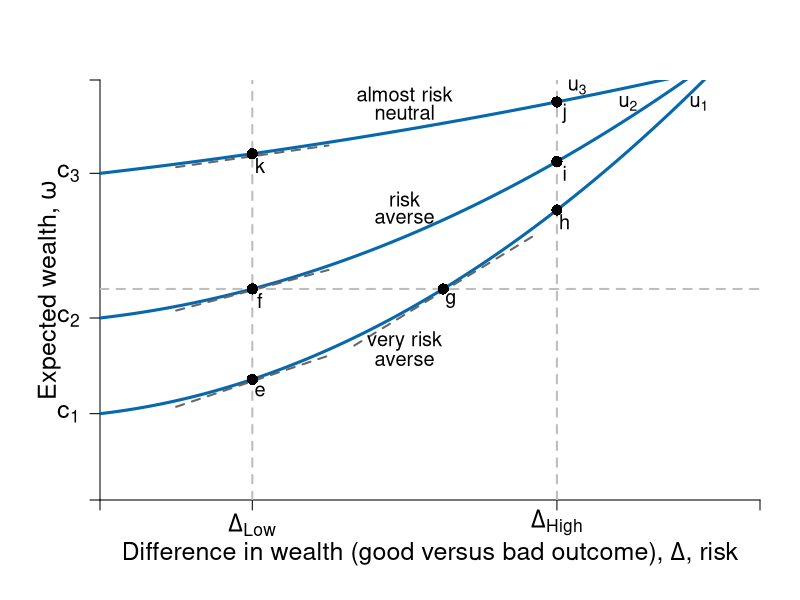

Recreate this plot in R.
require(ggplot2)
require(shape)
#library(RColorBrewer)
pdf(file = "risk/risks_low_very.pdf", width = 9, height = 7)

#Set parameters for graphics
axislabelsize <- 1.5
labelsize <- 1.2
graphlinewidth <- 3
segmentlinewidth <- 2
a <- c(2, 4, 6)


COL <- c("#7fc97f", "#beaed4", "#fdc086", "#ffff99", "#386cb0", "#f0027f", "#bf5b17", "#666666")
COLA <- c("#e0f3db", "#99d8c9","#66c2a4","#41ae76", "#238b45", "#005824")
COLB <- c("#c6dbef", "#4eb3d3", "#2b8cbe", "#0868ac","#084081")
COLC <- c("#fcfbfd", "#efedf5", "#dadaeb", "#bcbddc", "#9e9ac8", "#807dba", "#6a51a3", "#54278f", "#3f007d")

par(mar =  c(5, 5, 4, 2))
xlims <- c(0, 13)
ylims <- c(0, 18)

riskreturn <- function(g, int1 = 14, int2 = 4, coeff = 1/3){
  int1 - (int2 - (coeff)*g)^2
}

uA <- function(omega, g, slope = 0.5){
  omega + omega*g  - slope*g^2
}

indiffA <- function(g, intercept = 3.7, slope1 = 0.25, slope2 = 0.08){
  intercept  + slope1*g + slope2*g^2
}

slopeA <- function(g, slope1 = 0.25, slope2 = 0.08){
  slope1 + 2*slope2*g
}
 
tangentline <- function(g, intercept = 1, slope = 2){
  intercept + slope*g
}
 
indiffA2 <- function(g, intercept = 7.8, slope1 = 0.25, slope2 = 0.055){
  intercept  + slope1*g + slope2*g^2
}

slopeA2 <- function(g, slope1 = 0.25, slope2 = 0.055){
  slope1 + 2*slope2*g
}


slopeA3 <- function(g, slope1 = 0.25, slope2 = 0.01){
  slope1 + 2*slope2*g
}
tangentline2 <- function(g, intercept = 1, slope = 2){
  intercept + slope*g
}

#Plot command 
plot(0, 0, xlim = xlims, ylim = ylims, 
     type = "n",
     xlab = expression(paste("")),
     ylab = expression(paste("")), 
     axes = FALSE,
     cex.lab = axislabelsize, 
     bty = "n", 
     xaxs="i", 
     yaxs="i"
)


#Customize ticks and labels for the plot
# ticksy <- seq(ylims[1], ylims[2], 3)
# ylabels <- seq(ylims[1], ylims[2], 3)
# ticksx <- seq(xlims[1], xlims[2], 5)
# xlabels <- seq(xlims[1], xlims[2], 5)
ticksx <- c(0, 3, 9, xlims[2])
xlabels <- c(NA, expression(paste(Delta[Low])), expression(paste(Delta[High])), NA)
ticksy <- c(0, 3.7, 7.8, 14, ylims[2])
ylabels <- c(NA, expression(paste(c[1])), expression(paste(c[2])), expression(paste(c[3])), NA)

axis(1, at = ticksx, pos = 0, labels = xlabels, cex.axis = axislabelsize)
axis(2, at = ticksy, pos = 0, labels = ylabels, las = 1, cex.axis = axislabelsize)

#Axis labels and draw linear utility function
mtext(expression(paste("Difference in wealth (good versus bad outcome), ", Delta, ", risk")), side = 1, line = 2.5, cex = axislabelsize)
text(-1, 0.5*ylims[2], expression(paste("Expected wealth, ", omega)), xpd = TRUE, cex = axislabelsize, srt = 90) 


npts <- 500 
xx1 <- seq(xlims[1], xlims[2], length.out = npts)
xx2 <- seq(1.5, 4.5, length.out = npts)
xx3 <- seq(7.5, 10.5, length.out = npts)
xx4 <- seq(6.7594 - 1.75, 6.7594 + 1.75, length.out = npts)

#lines(xx1, riskreturn(xx1), col = COLA[4], lwd = graphlinewidth, lty = 1)
lines(xx1, indiffA2(xx1, intercept = 3.7, slope2 = 0.08), col = COLB[4], lwd = graphlinewidth, lty = 1)
lines(xx1, indiffA2(xx1, intercept = 7.8, slope2 = 0.055), col = COLB[4], lwd = graphlinewidth, lty = 1)
lines(xx1, indiffA2(xx1, intercept = 14, slope2 = 0.01), col = COLB[4], lwd = graphlinewidth, lty = 1)

#lines(xx1, indiffA(xx1, intercept = 4.4), col = COLB[3], lwd = graphlinewidth, lty = 1)
lines(xx2, tangentline(xx2, intercept = 2.9, slope = slopeA(g = 3)), col = "#666666", lwd = segmentlinewidth, lty = 2)
lines(xx4, tangentline(xx4, intercept = -0.05, slope = slopeA(g = 6.7594)), col = "#666666", lwd = segmentlinewidth, lty = 2)

#lines(xx3, tangentline(xx3, intercept = -2.9, slope = slopeA(g = 9)), col = "#666666", lwd = segmentlinewidth, lty = 2)
#lines(xx1, indiffA2(xx1, intercept = 7.1), col = COLB[5], lwd = graphlinewidth, lty = 1)
lines(xx2, tangentline2(xx2, intercept = 7.25, slope = slopeA2(g = 3)), col = "#666666", lwd = segmentlinewidth, lty = 2)
#lines(xx3, tangentline(xx3, intercept = 3.25, slope = slopeA2(g = 9)), col = "#666666", lwd = segmentlinewidth, lty = 2)

lines(xx2, tangentline2(xx2, intercept = 13.8, slope = slopeA3(g = 3)), col = "#666667", lwd = segmentlinewidth, lty = 2)
#lines(xx3, tangentline(xx3, intercept = 13.1, slope = slopeA3(g = 9)), col = "#666667", lwd = segmentlinewidth, lty = 2)

segments(3, 0, 3, ylims[2], lty = 2, col = "gray", lwd = segmentlinewidth)
segments(9, 0, 9, ylims[2], lty = 2, col = "gray", lwd = segmentlinewidth)

segments(0, indiffA2(3), xlims[2], indiffA2(3), lty = 2, col = "gray", lwd = segmentlinewidth)

#Add points a, b, c and c
# segments(5.6, 0, 5.6, riskreturn(g = 5.6), lty = 2, col = "gray", lwd = segmentlinewidth)
# segments(0, riskreturn(g = 5.6), 5.6, riskreturn(g = 5.6), lty = 2, col = "gray", lwd = segmentlinewidth)
points(6.7594, indiffA(g = 6.7594), pch = 16, col = "black", cex = 1.5)
points(9, indiffA(g = 9), pch = 16, col = "black", cex = 1.5)
points(3, indiffA(g = 3), pch = 16, col = "black", cex = 1.5)
text(3 + 0.15, indiffA(g = 3) - 0.5, expression(e), cex = labelsize)
text(6.7594 + 0.15, indiffA(g = 6.7594) - 0.5, expression(g), cex = labelsize)
text(9 + 0.15, indiffA(g = 9) - 0.5, expression(h), cex = labelsize)



points(3, indiffA2(g = 3), pch = 16, col = "black", cex = 1.5)
text(3 + 0.15, indiffA2(g = 3) - 0.5, expression(f), cex = labelsize)

points(9, indiffA2(g = 9), pch = 16, col = "black", cex = 1.5)
text(9 + 0.15, indiffA2(g = 9) - 0.5, expression(i), cex = labelsize)


points(3, indiffA2(g = 3, intercept = 14, slope2 = 0.01), pch = 16, col = "black", cex = 1.5)
text(3 + 0.15, indiffA2(g = 3, intercept = 14, slope2 = 0.01) - 0.5, expression(k), cex = labelsize)

points(9, indiffA2(g = 9, intercept = 14, slope2 = 0.01), pch = 16, col = "black", cex = 1.5)
text(9 + 0.15, indiffA2(g = 9, intercept = 14, slope2 = 0.01) - 0.5, expression(j), cex = labelsize)


#text(5.6 + 0.25, riskreturn(g = 5.6) - 0.3, expression(A), cex = labelsize)


# segments(0, riskreturn(g = 7.5) , 7.5, riskreturn(g = 7.5) , lty = 2, col = "gray", lwd = segmentlinewidth)
# points(7.5, riskreturn(g = 7.5) , pch = 16, col = "black", cex = 1.5)
# text(7.5 + 0.25, riskreturn(g = 8) - 1, expression(B), cex = labelsize)

#Segment for next best wage offer
#segments(0, 5.75, xlims[2], 5.75, lty = 2, col = "gray", lwd = segmentlinewidth)

#Label risk return schedule
#text(14, riskreturn(g = 14) - 1, expression(paste(g(r) - bar(rho)*K) ), cex = labelsize)

#Label value functions
text(11.8, 17, expression(u[1]), cex = labelsize)
text(6, 6.8, expression("very risk"), cex = labelsize)
text(6, 6, expression("averse"), cex = labelsize)

text(10.4, 17, expression(u[2]), cex = labelsize)
text(6, 12.9, expression("risk"), cex = labelsize)
text(6, 12.1, expression("averse"), cex = labelsize)


text(9.4, 17.7, expression(u[3]), cex = labelsize)
text(6, 17.4, expression("almost risk"), cex = labelsize)
text(6, 16.6, expression("neutral"), cex = labelsize)


dev.off()
